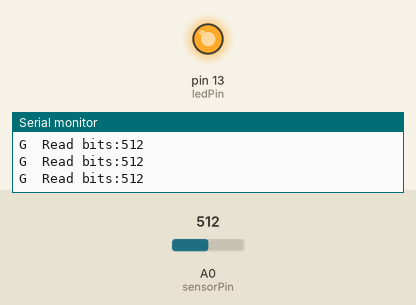
Simulated run of this sketch. Board: Arduino Uno, built with avr-gcc and run on an emulated ATmega328P. Shown: output pins drawn as LEDs (lit = HIGH), the last lines printed to the serial monitor. Inputs (shaded band) come from the test bench; at power-on: A0 (sensorPin) = 512.

Above: at 1.2 s.
1.3 s: A0 (sensorPin) set to 398
4.3 s: A0 (sensorPin) set to 374
At 5.0 s:
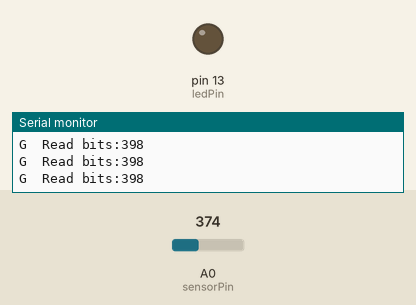
6.0 s: A0 (sensorPin) set to 511
At 6.15 s:
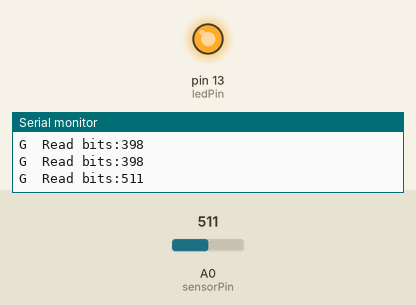
9.0 s: A0 (sensorPin) set to 306
At 9.5 s:
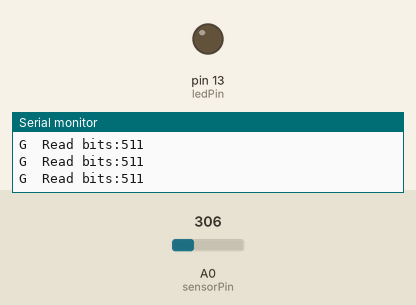
Timing chart, 0 to 11.5 s (numbered marks = the images above; inputs shaded):
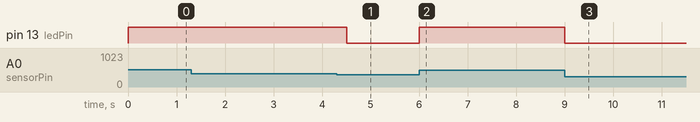

Measured:
- the behaviour switches between 386 and 385 on A0 (sensorPin) (found by bisection; images 0 and 1)
- after the input at 4.3 s, pin 13 (ledPin): HIGH → LOW after 0.21 s
- after the input at 6.0 s, pin 13 (ledPin): LOW → HIGH at once
- after the input at 9.0 s, pin 13 (ledPin): HIGH → LOW at once

The sketch:

OneWireKeyPad3x1.ino
```cpp
int sensorPin = A0;   // select the input pin for the potentiometer
int ledPin = 13;      // select the pin for the LED
int sensorValue = 0;  // variable to store the value coming from the sensor
char keyvalue;
char Key;

void setup()
{
 pinMode(ledPin, OUTPUT);   // declare the ledPin as an OUTPUT:
 Serial.begin(9600);
 Serial.println("Started. Press a key");
}

void loop()
{
 sensorValue = analogRead(sensorPin); // read the value from the sensor:
 switch(sensorValue)
  {
    case   0 ... 385:  keyvalue = 99;            break;            // noise
    case 386 ... 635:  keyvalue = -1; Key = 'G'; break;            // G
    case 636 ... 910:  keyvalue =  0; Key = 'Y'; break;            // Y
    case 911 ... 1023: keyvalue =  1; Key = 'R'; break;            // R
  }
 if(keyvalue<2)
   {
    Serial.print(Key); Serial.print("  Read bits:"); Serial.println(sensorValue);
    digitalWrite(ledPin, HIGH);          // turn the ledPin on
    delay(300);
    digitalWrite(ledPin, LOW);   // turn the ledPin off:
   }
}
```
